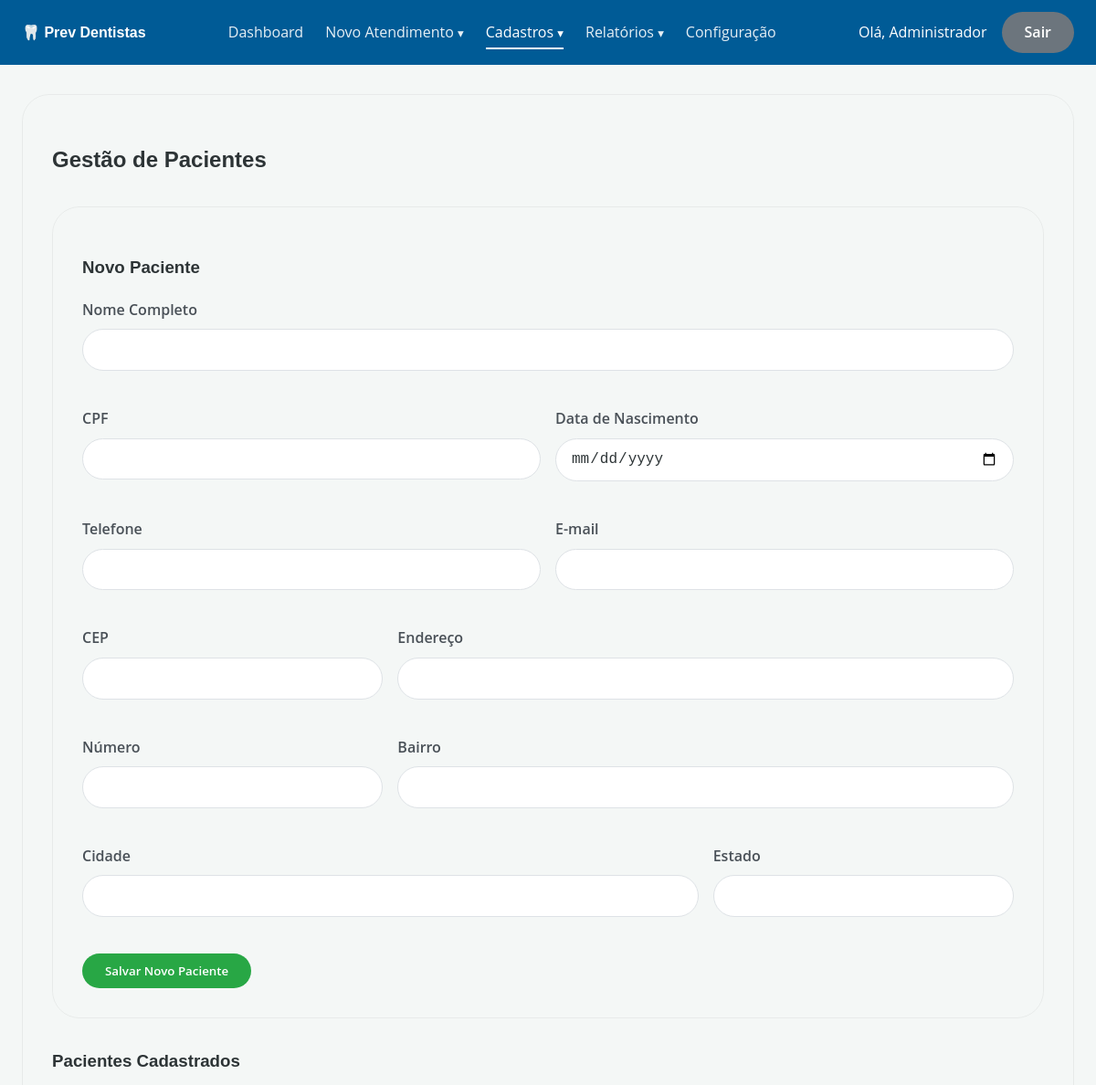
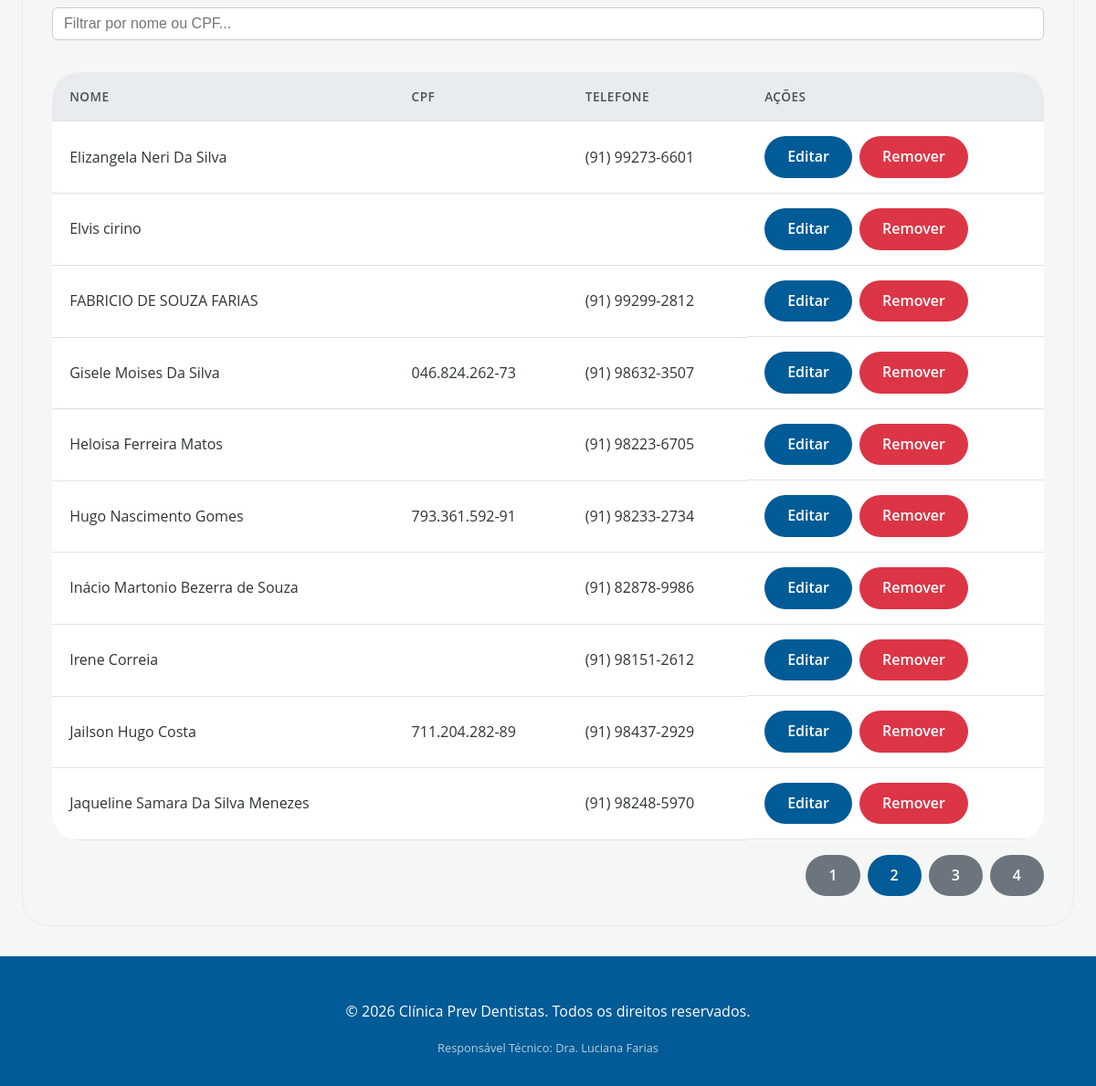
/public/?rota=pacientes&pagina=2 (signed in), run on the app's committed database (2 pictures, top to bottom).
### tables this page shows
CREATE TABLE IF NOT EXISTS `pacientes` (
  `id` int NOT NULL AUTO_INCREMENT,
  `nome` varchar(255) NOT NULL,
  `cpf` varchar(20) DEFAULT NULL,
  `data_nascimento` date DEFAULT NULL,
  `email` varchar(255) DEFAULT NULL,
  `telefone` varchar(20) DEFAULT NULL,
  `cep` varchar(10) DEFAULT NULL,
  `endereco` varchar(255) DEFAULT NULL,
  `numero` varchar(20) DEFAULT NULL,
  `complemento` varchar(100) DEFAULT NULL,
  `bairro` varchar(100) DEFAULT NULL,
  `cidade` varchar(100) DEFAULT NULL,
  `estado` varchar(2) DEFAULT NULL,
  `foto_paciente` varchar(255) DEFAULT NULL,
  `created_at` timestamp NULL DEFAULT CURRENT_TIMESTAMP,
  `updated_at` timestamp NULL DEFAULT CURRENT_TIMESTAMP ON UPDATE CURRENT_TIMESTAMP,
  PRIMARY KEY (`id`),
  UNIQUE KEY `cpf` (`cpf`)
);

### src/Controller/PacienteController.php (called while the page is built, shortened)
<?php
class PacienteController
{
    private PacienteModel $model;
    public function __construct(private PDO $pdo)
    {
        $this->model = new PacienteModel($pdo);
    }
    public function listar(): void
    {
        $busca          = trim($_GET['busca'] ?? '');
        $pagina         = max(1, (int)($_GET['pagina'] ?? 1));
        $itensPorPagina = 10;
        $offset         = ($pagina - 1) * $itensPorPagina;
        $totalRegistros = $this->model->contar($busca);
        $totalPaginas   = ceil($totalRegistros / $itensPorPagina);
        $pacientes      = $this->model->listar($busca, $itensPorPagina, $offset);
        require ROOT . '/src/View/layout/header.php';
        require ROOT . '/src/View/pacientes/listar.php';
        require ROOT . '/src/View/layout/footer.php';
    }
}

### public/index.php (called while the page is built, shortened)
<?php
spl_autoload_register(function (string $class): void {
    $dirs = [
        ROOT . '/src/Controller/',
        ROOT . '/src/Model/',
    ];
    foreach ($dirs as $dir) {
        $file = $dir . $class . '.php';
        if (file_exists($file)) {
            return;
        }
    }
});
$rota = $_GET['rota'] ?? 'login';
[$controllerClass, $metodo, $perfis] = $rotas[$rota];
require_once ROOT . '/config/database.php';
$controller = new $controllerClass($pdo);
$controller->$metodo();

### src/Model/PacienteModel.php (called while the page is built, shortened)
<?php
class PacienteModel
{
    public function listar(string $busca, int $limit, int $offset): array
    {
        $sql = "SELECT * FROM pacientes WHERE 1=1";
        $sql .= " ORDER BY nome ASC LIMIT :limit OFFSET :offset";
        $stmt = $this->pdo->prepare($sql);
        $stmt->bindValue(':limit',  $limit,  PDO::PARAM_INT);
        $stmt->bindValue(':offset', $offset, PDO::PARAM_INT);
        $stmt->execute();
        return $stmt->fetchAll();
    }
    public function contar(string $busca): int
    {
        $sql    = "SELECT COUNT(id) FROM pacientes WHERE 1=1";
        $params = [];
        $stmt = $this->pdo->prepare($sql);
        $stmt->execute($params);
        return (int) $stmt->fetchColumn();
    }
}

### src/View/pacientes/listar.php (the view, shortened to what this page needs)
<div class="card">
    <h2>Gestão de Pacientes</h2>
    <div class="card" style="margin-top: 2rem;">
        <h3>Novo Paciente</h3>
        <form action="<?= BASE_URL ?>?rota=pacientes.salvar" method="POST">
             <div class="grid-container">
                <div class="form-group grid-col-6">
                    <label for="paciente_nome">Nome Completo</label>
                    <input type="text" name="paciente_nome" id="paciente_nome" required>
                </div>
                <div class="form-group grid-col-3">
                    <label for="paciente_cpf">CPF</label>
                    <input type="text" name="paciente_cpf" id="paciente_cpf" maxlength="14" oninput="mascaraCPF(this)">
                </div>
                 <div class="form-group grid-col-3">
                    <label for="paciente_data_nascimento">Data de Nascimento</label>
                    <input type="date" name="paciente_data_nascimento" id="paciente_data_nascimento">
                </div>
                <div class="form-group grid-col-3">
                    <label for="paciente_telefone">Telefone</label>
                    <input type="text" name="paciente_telefone" id="paciente_telefone" maxlength="15" oninput="mascaraTelefone(this)">
                </div>
                <div class="form-group grid-col-3">
                    <label for="paciente_email">E-mail</label>
                    <input type="email" name="paciente_email" id="paciente_email" onblur="validarEmail(this)">
                </div>
                <div class="form-group grid-col-2">
                    <label for="paciente_cep">CEP</label>
                    <input type="text" name="paciente_cep" id="paciente_cep" maxlength="9" oninput="mascaraCEP(this)">
                </div>
                <div class="form-group grid-col-4">
                    <label for="paciente_endereco">Endereço</label>
                    <input type="text" name="paciente_endereco" id="paciente_endereco">
                </div>
                <div class="form-group grid-col-2">
                    <label for="paciente_numero">Número</label>
                    <input type="text" name="paciente_numero" id="paciente_numero">
                </div>
                <div class="form-group grid-col-4">
                    <label for="paciente_bairro">Bairro</label>
                    <input type="text" name="paciente_bairro" id="paciente_bairro">
                </div>
                <div class="form-group grid-col-4">
                    <label for="paciente_cidade">Cidade</label>
                    <input type="text" name="paciente_cidade" id="paciente_cidade">
                </div>
                <div class="form-group grid-col-2">
                    <label for="paciente_estado">Estado</label>
                    <input type="text" name="paciente_estado" id="paciente_estado" maxlength="2">
                </div>
            </div>
            <button type="submit" class="btn btn-success">Salvar Novo Paciente</button>
        </form>
    </div>
    <h3 style="margin-top: 2rem;">Pacientes Cadastrados</h3>
    <div class="busca-wrapper" style="margin-bottom:1rem;">
        <input type="text" id="busca_pacientes"
               placeholder="Filtrar por nome ou CPF..."
               value="<?= htmlspecialchars($busca) ?>"
               style="padding:8px 12px; border:1px solid #ccc; border-radius:6px; width:100%; box-sizing:border-box;"
               autocomplete="off">
        <span id="status_pacientes" class="busca-status"></span>
    </div>
    <table class="mobile-card-table" id="tabela_pacientes" style="margin-top: 1rem;">
        <thead>
            <tr>
                <th>Nome</th>
                <th>CPF</th>
                <th>Telefone</th>
                <th>Ações</th>
            </tr>
        </thead>
        <tbody>
            <?php if (count($pacientes) > 0): ?>
                <?php foreach ($pacientes as $paciente): ?>
                    <tr>
                        <td data-label="Nome"><?= htmlspecialchars($paciente['nome']) ?></td>
                        <td data-label="CPF"><?= htmlspecialchars($paciente['cpf'] ?? '') ?></td>
                        <td data-label="Telefone"><?= htmlspecialchars($paciente['telefone'] ?? '') ?></td>
                        <td data-label="Ações" style="display: flex; gap: 0.5rem;">
                            <a href=BASE_URL . "?rota=pacientes.editar&id=<?= $paciente['id'] ?>" class="btn btn-primary">Editar</a>
                            <a href="<?= BASE_URL ?>?rota=pacientes.excluir&id=<?= $paciente['id'] ?>" class="btn btn-danger" onclick="return confirm('Você realmente deseja remover este paciente? Esta ação não pode ser desfeita.');">Remover</a>
                        </td>
                    </tr>
                <?php endforeach; ?>
            <?php else: ?>
                <tr>
                    <td colspan="4" style="text-align: center;">Nenhum paciente encontrado.</td>
                </tr>
            <?php endif; ?>
        </tbody>
    </table>
    <?php if ($totalPaginas > 1): ?>
    <div style="display: flex; justify-content: flex-end; margin-top: 1rem; gap: 0.5rem;">
        <?php for ($i = 1; $i <= $totalPaginas; $i++):
            $queryParams = $_GET;
            $queryParams['pagina'] = $i;
            $url = '?' . http_build_query($queryParams);
        ?>
            <a href="<?= $url ?>" class="btn <?= $i === $pagina ? 'btn-primary' : 'btn-secondary' ?>"><?= $i ?></a>
        <?php endfor; ?>
    </div>
    <?php endif; ?>
</div>

### public/assets/css/style.css (style rules this page uses)
:root { --primary-color: #005b96; --primary-dark: #0370b5; --background-color: #f4f7f6; --secondary-color: #6c757d; --info-color: #17a2b8; --success-color: #28a745; --danger-color: #dc3545; --border-color: #dee2e6; --white-color: #ffffff; --border-radius: 30px; --text-color: #2d3436; --shadow-md: 0 10px 30px rgba(0,0,0,0.1); }
body { font-family: 'Open Sans', sans-serif; background-color: var(--background-color); color: var(--text-color); margin: 0; padding: 0; line-height: 1.6; }
h1, h2, h3, h4, .logo { font-family: 'Poppins', sans-serif; font-weight: 600; }
.btn, button, input[type="submit"] { border-radius: var(--border-radius); padding: 10px 25px; font-family: 'Open Sans', sans-serif; font-weight: 600; border: none; cursor: pointer; transition: all 0.3s ease; display: inline-flex; align-items: center; justify-content: center; text-decoration: none; }
.btn-primary { background-color: var(--primary-color); color: #ffffff; }
.btn-secondary { background-color: var(--secondary-color); color: #ffffff; }
.btn-success { background-color: #28a745; color: #ffffff; }
.btn-danger { background-color: #dc3545; color: #ffffff; }
html { scroll-behavior: smooth; }
.card { background-color: var(--card-bg); border-radius: var(--border-radius); box-shadow: var(--shadow-sm); padding: 2rem; margin-bottom: 2rem; border: 1px solid rgba(0,0,0,0.05); transition: box-shadow 0.3s ease; }
.form-group { margin-bottom: 1.5rem; }
label { display: block; margin-bottom: 0.5rem; font-weight: 600; color: #495057; }
input[type="text"], input[type="email"], input[type="number"], input[type="password"], input[type="date"], input[type="month"], select, textarea { width: 100%; padding: 0.8rem 1rem; border: 1px solid var(--border-color); border-radius: var(--border-radius); box-sizing: border-box; font-size: 1rem; transition: border-color 0.2s, box-shadow 0.2s; background-color: #fff; color: var(--text-color); }
table { width: 100%; border-collapse: collapse; margin-top: 1rem; background-color: #fff; border-radius: var(--border-radius); overflow: hidden; align-self: start; }
th, td { padding: 1rem 1.2rem; text-align: left; border-bottom: 1px solid var(--border-color); }
thead th { background-color: #e9ecef; font-weight: 600; color: #495057; text-transform: uppercase; font-size: 0.85rem; letter-spacing: 0.5px; }

### src/View/pacientes/listar.php (style rules this page uses)
.grid-container { display: grid; grid-template-columns: repeat(6, 1fr); gap: 1rem; margin-bottom: 1rem; }
.grid-col-2 { grid-column: span 2; }
.grid-col-3 { grid-column: span 3; }
.grid-col-4 { grid-column: span 4; }
.grid-col-6 { grid-column: span 6; }
.busca-wrapper { position: relative; }
.busca-status { font-size:12px; color:#888; margin-top:3px; display:block; min-height:16px; }

### data on the page
pacientes: nome "Elizangela Neri Da Silva", telefone "(91) 99273-6601"
pacientes: nome "Elvis cirino"
pacientes: nome "FABRICIO DE SOUZA FARIAS", telefone "(91) 99299-2812"
pacientes: nome "Gisele Moises Da Silva", cpf "046.824.262-73", telefone "(91) 98632-3507"
pacientes: nome "Heloisa Ferreira Matos", telefone "(91) 98223-6705"
pacientes: nome "Hugo Nascimento Gomes", cpf "793.361.592-91", telefone "(91) 98233-2734"
pacientes: nome "Inácio Martonio Bezerra de Souza", telefone "(91) 82878-9986"
pacientes: nome "Irene Correia", telefone "(91) 98151-2612"
pacientes: nome "Jailson Hugo Costa", cpf "711.204.282-89", telefone "(91) 98437-2929"
pacientes: nome "Jaqueline Samara Da Silva Menezes", telefone "(91) 98248-5970"

### other printed values
$_SESSION['usuario_nome'] "Administrador"
